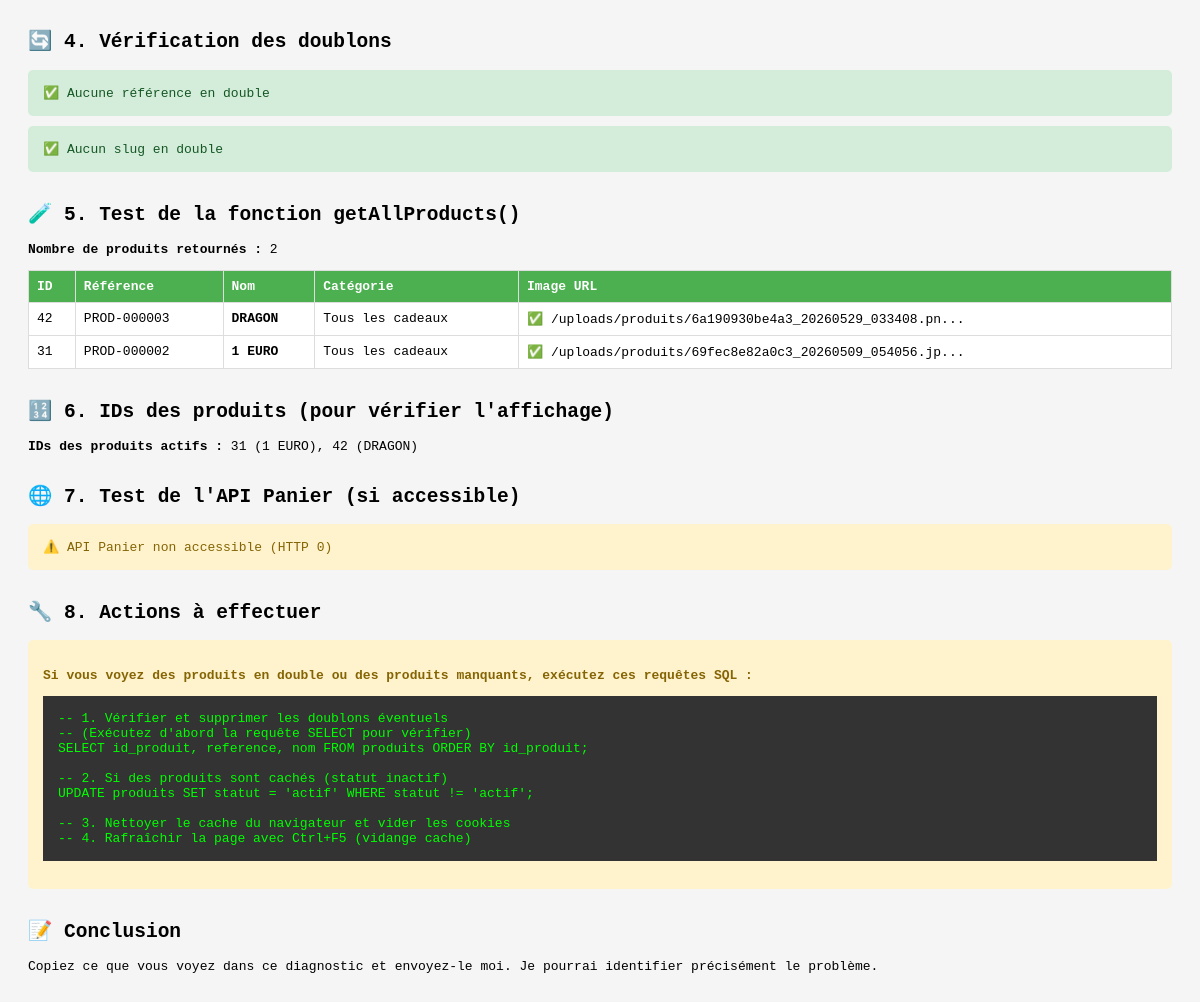
The page /diagnostic_produits.php (lower part) on the database as committed earlier.
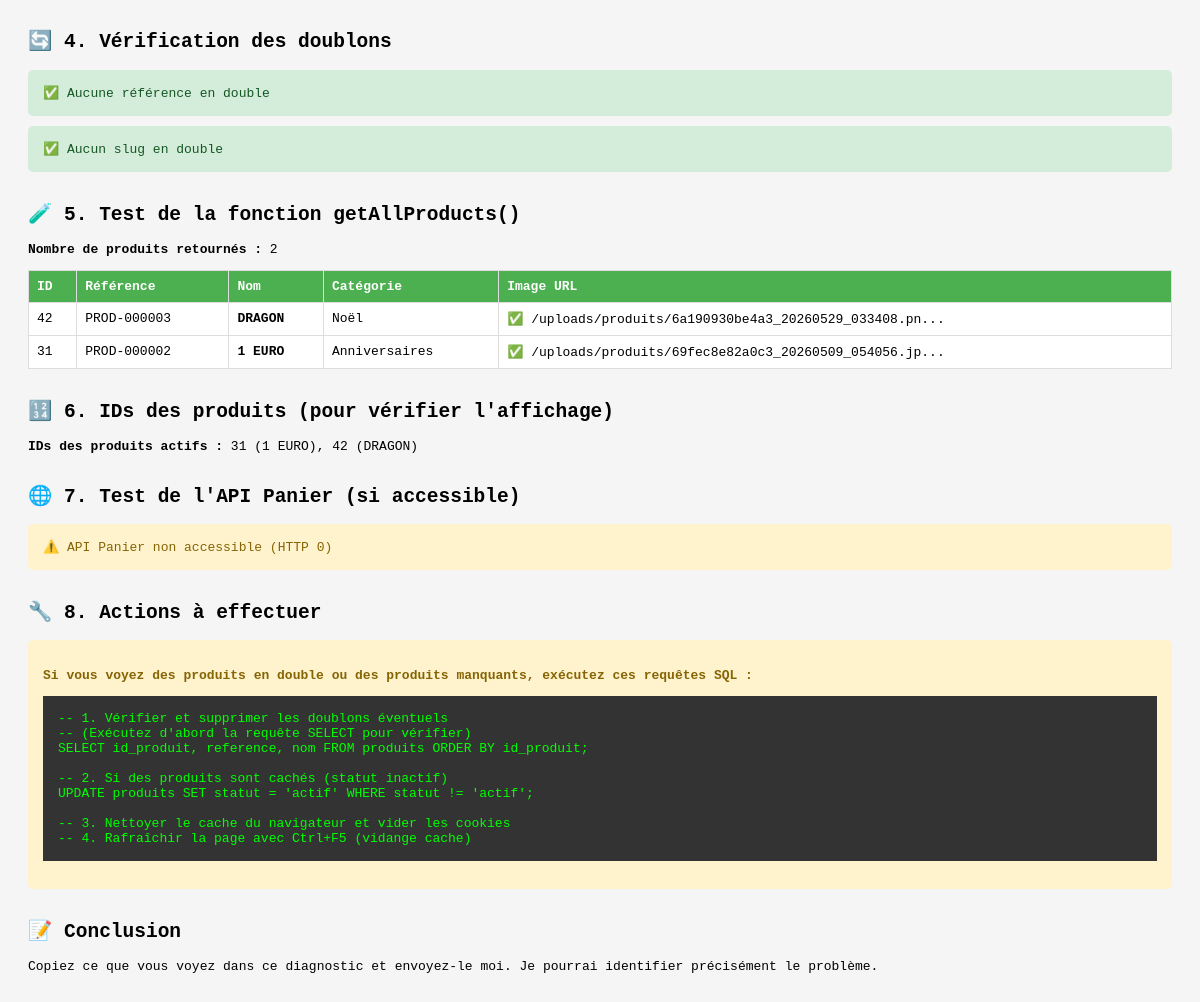
The same page on the database as committed later.
### tables this page shows
CREATE TABLE `produits` (
  `id_produit` int NOT NULL,
  `reference` varchar(50) NOT NULL,
  `nom` varchar(255) NOT NULL,
  `slug` varchar(255) NOT NULL,
  `description` text,
  `description_courte` text,
  `prix_ht` decimal(10,2) NOT NULL,
  `tva` decimal(4,2) DEFAULT '20.00',
  `prix_ttc` decimal(10,2) GENERATED ALWAYS AS ((`prix_ht` * (1 + (`tva` / 100)))) STORED,
  `quantite_stock` int DEFAULT '0',
  `seuil_alerte` int DEFAULT '10',
  `id_categorie` int NOT NULL,
  `marque` varchar(100) DEFAULT NULL,
  `poids` decimal(6,2) DEFAULT NULL COMMENT 'en grammes',
  `dimensions` varchar(50) DEFAULT NULL COMMENT 'LxHxP en cm',
  `materiau` varchar(100) DEFAULT NULL,
  `couleur` varchar(50) DEFAULT NULL,
  `made_in` varchar(50) DEFAULT NULL,
  `personnalisable` tinyint(1) DEFAULT '0',
  `ecologique` tinyint(1) DEFAULT '0',
  `made_in_france` tinyint(1) DEFAULT '0',
  `artisanal` tinyint(1) DEFAULT '0',
  `exclusif` tinyint(1) DEFAULT '0',
  `note_moyenne` decimal(3,2) DEFAULT '0.00',
  `nombre_avis` int DEFAULT '0',
  `vues` int DEFAULT '0',
  `ventes` int DEFAULT '0',
  `statut` enum('actif','inactif','rupture','bientot') DEFAULT 'actif',
  `date_creation` datetime DEFAULT CURRENT_TIMESTAMP,
  `date_modification` datetime DEFAULT NULL ON UPDATE CURRENT_TIMESTAMP
);

CREATE TABLE `categories` (
  `id_categorie` int NOT NULL,
  `nom` varchar(100) NOT NULL,
  `slug` varchar(100) NOT NULL,
  `description` text,
  `parent_id` int DEFAULT NULL,
  `image` varchar(255) DEFAULT NULL,
  `ordre` int DEFAULT '0',
  `active` tinyint(1) DEFAULT '1',
  `meta_titre` varchar(255) DEFAULT NULL,
  `meta_description` text,
  `date_creation` datetime DEFAULT CURRENT_TIMESTAMP
);

### diagnostic_produits.php (the view, shortened to what this page needs)
<?php
$pdo = getPDOConnection();
echo "<!DOCTYPE html>
<html>
<head>
    <title>Diagnostic des produits</title>
    <style>
        body { font-family: monospace; padding: 20px; background: #f5f5f5; }
        table { border-collapse: collapse; width: 100%; margin-bottom: 20px; background: white; }
        th, td { border: 1px solid #ddd; padding: 8px; text-align: left; }
        th { background: #4CAF50; color: white; }
        .success { background: #d4edda; color: #155724; padding: 15px; margin: 10px 0; border-radius: 5px; }
        .error { background: #f8d7da; color: #721c24; padding: 15px; margin: 10px 0; border-radius: 5px; }
        .warning { background: #fff3cd; color: #856404; padding: 15px; margin: 10px 0; border-radius: 5px; }
        h2 { margin-top: 30px; }
    </style>
</head>
<body>
    <h1>🔍 Diagnostic complet des produits</h1>";
echo "<h2>🔄 4. Vérification des doublons</h2>";
$stmt = $pdo->query("SELECT reference, COUNT(*) as count FROM produits GROUP BY reference HAVING COUNT(*) > 1");
if ($stmt->rowCount() > 0) {
    echo "<div class='error'>❌ Références en double :</div>";
    echo "<table>";
    echo "<tr><th>Référence</th><th>Nombre</th></tr>";
    while ($row = $stmt->fetch()) {
        echo "<tr><td>{$row['reference']}</td><td>{$row['count']}</td></tr>";
    }
    echo "</table>";
} else {
    echo "<div class='success'>✅ Aucune référence en double</div>";
}
$stmt = $pdo->query("SELECT slug, COUNT(*) as count FROM produits GROUP BY slug HAVING COUNT(*) > 1");
if ($stmt->rowCount() > 0) {
    echo "<div class='error'>❌ Slugs en double :</div>";
    echo "<table>";
    echo "<tr><th>Slug</th><th>Nombre</th></tr>";
    while ($row = $stmt->fetch()) {
        echo "<tr><td>{$row['slug']}</td><td>{$row['count']}</td></tr>";
    }
    echo "</table>";
} else {
    echo "<div class='success'>✅ Aucun slug en double</div>";
}
echo "<h2>🧪 5. Test de la fonction getAllProducts()</h2>";
function testGetAllProducts($pdo) {
    $sql = "SELECT DISTINCT p.*, c.nom as categorie_nom, ip.url_image as image_url
            FROM produits p
            LEFT JOIN categories c ON p.id_categorie = c.id_categorie
            LEFT JOIN images_produits ip ON p.id_produit = ip.id_produit AND ip.principale = 1
            ORDER BY p.id_produit DESC";
    $stmt = $pdo->prepare($sql);
    $stmt->execute();
    $results = $stmt->fetchAll(PDO::FETCH_ASSOC);
    return $results;
}
$testProducts = testGetAllProducts($pdo);
echo "<p><strong>Nombre de produits retournés :</strong> " . count($testProducts) . "</p>";
if (count($testProducts) > 0) {
    echo "<table>";
    echo "<tr><th>ID</th><th>Référence</th><th>Nom</th><th>Catégorie</th><th>Image URL</th></tr>";
    foreach ($testProducts as $p) {
        echo "<tr>
                <td>{$p['id_produit']}</td>
                <td><code>{$p['reference']}</code></td>
                <td><strong>{$p['nom']}</strong></td>
                <td>{$p['categorie_nom']}</td>
                <td>" . (empty($p['image_url']) ? '❌ Aucune' : '✅ ' . substr($p['image_url'], 0, 50) . '...') . "</td>
              </tr>";
    }
    echo "</table>";
}
echo "<h2>🔢 6. IDs des produits (pour vérifier l'affichage)</h2>";
$stmt = $pdo->query("SELECT id_produit, nom FROM produits WHERE statut = 'actif' ORDER BY id_produit");
$ids = [];
while ($row = $stmt->fetch()) {
    $ids[] = $row['id_produit'] . " (" . $row['nom'] . ")";
}
echo "<p><strong>IDs des produits actifs :</strong> " . implode(", ", $ids) . "</p>";
echo "<h2>🌐 7. Test de l'API Panier (si accessible)</h2>";
$apiUrl = "panier.php?action=compter";
$ch = curl_init($apiUrl);
$response = curl_exec($ch);
$httpCode = curl_getinfo($ch, CURLINFO_HTTP_CODE);
if ($httpCode == 200) {
    echo "<div class='success'>✅ API Panier accessible (HTTP $httpCode)</div>";
    $data = json_decode($response, true);
    echo "<pre>" . print_r($data, true) . "</pre>";
} else {
    echo "<div class='warning'>⚠️ API Panier non accessible (HTTP $httpCode)</div>";
}
echo "<h2>🔧 8. Actions à effectuer</h2>";
echo "<div class='warning'>";
echo "<p><strong>Si vous voyez des produits en double ou des produits manquants, exécutez ces requêtes SQL :</strong></p>";
echo "<pre style='background: #333; color: #0f0; padding: 15px; overflow-x: auto;'>
-- 1. Vérifier et supprimer les doublons éventuels
-- (Exécutez d'abord la requête SELECT pour vérifier)
SELECT id_produit, reference, nom FROM produits ORDER BY id_produit;
-- 2. Si des produits sont cachés (statut inactif)
UPDATE produits SET statut = 'actif' WHERE statut != 'actif';
-- 3. Nettoyer le cache du navigateur et vider les cookies
-- 4. Rafraîchir la page avec Ctrl+F5 (vidange cache)
</pre>";
echo "</div>";
echo "<h2>📝 Conclusion</h2>";
echo "<p>Copiez ce que vous voyez dans ce diagnostic et envoyez-le moi. Je pourrai identifier précisément le problème.</p>";
echo "</body></html>";
?>

Rows that differ between the two databases and show on the page:
changed produits "PROD-000003": id_categorie.nom "Tous les cadeaux" → "Noël"
changed produits "PROD-000002": id_categorie.nom "Tous les cadeaux" → "Anniversaires"
